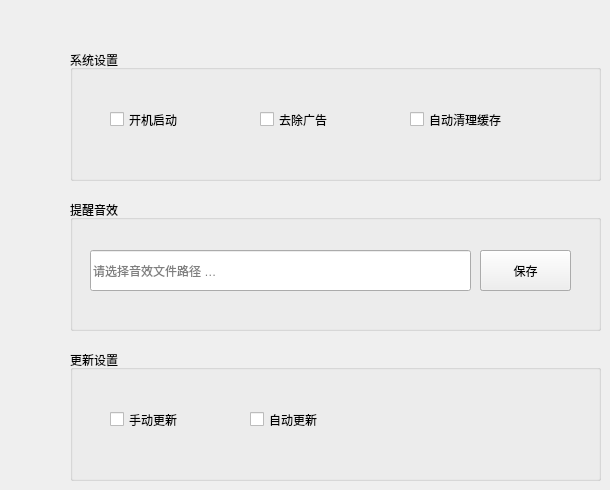
     <widget class="QWidget" name="panelListPage_4">
      <widget class="QGroupBox" name="groupBox">
       <property name="geometry">
        <rect>
         <x>70</x>
         <y>50</y>
         <width>531</width>
         <height>131</height>
        </rect>
       </property>
       <property name="title">
        <string>系统设置</string>
       </property>
       <widget class="QCheckBox" name="checkBox_2">
        <property name="geometry">
         <rect>
          <x>190</x>
          <y>60</y>
          <width>87</width>
          <height>19</height>
         </rect>
        </property>
        <property name="text">
         <string>去除广告</string>
        </property>
       </widget>
       <widget class="QCheckBox" name="checkBox_shutdown">
        <property name="geometry">
         <rect>
          <x>40</x>
          <y>60</y>
          <width>87</width>
          <height>19</height>
         </rect>
        </property>
        <property name="text">
         <string>开机启动</string>
        </property>
       </widget>
       <widget class="QCheckBox" name="checkBox_5">
        <property name="geometry">
         <rect>
          <x>340</x>
          <y>60</y>
          <width>121</width>
          <height>19</height>
         </rect>
        </property>
        <property name="text">
         <string>自动清理缓存</string>
        </property>
       </widget>
      </widget>
      <widget class="QGroupBox" name="groupBox_2">
       <property name="geometry">
        <rect>
         <x>70</x>
         <y>200</y>
         <width>531</width>
         <height>131</height>
        </rect>
       </property>
       <property name="title">
        <string>提醒音效</string>
       </property>
       <widget class="QLineEdit" name="Selection_lineEdit">
        <property name="geometry">
         <rect>
          <x>20</x>
          <y>50</y>
          <width>381</width>
          <height>41</height>
         </rect>
        </property>
        <property name="placeholderText">
         <string>请选择音效文件路径 …</string>
        </property>
       </widget>
       <widget class="QPushButton" name="Selection_Audio">
        <property name="geometry">
         <rect>
          <x>410</x>
          <y>50</y>
          <width>91</width>
          <height>41</height>
         </rect>
        </property>
        <property name="text">
         <string>选择音效</string>
        </property>
       </widget>
       <widget class="QPushButton" name="Selection_Audio_ok">
        <property name="geometry">
         <rect>
          <x>410</x>
          <y>50</y>
          <width>91</width>
          <height>41</height>
         </rect>
        </property>
        <property name="text">
         <string>保存</string>
        </property>
       </widget>
      </widget>
      <widget class="QGroupBox" name="groupBox_3">
       <property name="geometry">
        <rect>
         <x>70</x>
         <y>350</y>
         <width>531</width>
         <height>131</height>
        </rect>
       </property>
       <property name="title">
        <string>更新设置</string>
       </property>
       <widget class="QCheckBox" name="checkBox_3">
        <property name="geometry">
         <rect>
          <x>180</x>
          <y>60</y>
          <width>87</width>
          <height>19</height>
         </rect>
        </property>
        <property name="text">
         <string>自动更新</string>
        </property>
       </widget>
       <widget class="QCheckBox" name="checkBox_4">
        <property name="geometry">
         <rect>
          <x>40</x>
          <y>60</y>
          <width>87</width>
          <height>19</height>
         </rect>
        </property>
        <property name="text">
         <string>手动更新</string>
        </property>
       </widget>
      </widget>
     </widget>
